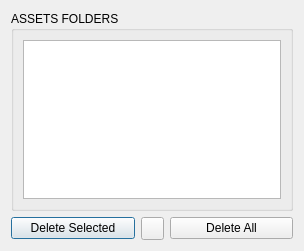
<?xml version="1.0" encoding="UTF-8"?>
<ui version="4.0">
 <class>Dialog</class>
 <widget class="QDialog" name="Dialog">
  <property name="geometry">
   <rect>
    <x>0</x>
    <y>0</y>
    <width>304</width>
    <height>251</height>
   </rect>
  </property>
  <property name="windowTitle">
   <string>Cleanup Assets</string>
  </property>
  <layout class="QVBoxLayout" name="verticalLayout_2">
   <item>
    <widget class="QGroupBox" name="groupBox">
     <property name="title">
      <string>ASSETS FOLDERS</string>
     </property>
     <layout class="QHBoxLayout" name="horizontalLayout_2">
      <item>
       <widget class="QListWidget" name="cleanup_list"/>
      </item>
     </layout>
    </widget>
   </item>
   <item>
    <layout class="QHBoxLayout" name="horizontalLayout">
     <item>
      <widget class="QPushButton" name="delSelected_btn">
       <property name="text">
        <string>Delete Selected</string>
       </property>
      </widget>
     </item>
     <item>
      <widget class="QToolButton" name="toolButton">
       <property name="minimumSize">
        <size>
         <width>23</width>
         <height>23</height>
        </size>
       </property>
       <property name="maximumSize">
        <size>
         <width>23</width>
         <height>23</height>
        </size>
       </property>
       <property name="text">
        <string/>
       </property>
      </widget>
     </item>
     <item>
      <widget class="QPushButton" name="delAll_btn">
       <property name="text">
        <string>Delete All</string>
       </property>
      </widget>
     </item>
    </layout>
   </item>
  </layout>
 </widget>
 <resources/>
 <connections/>
</ui>
